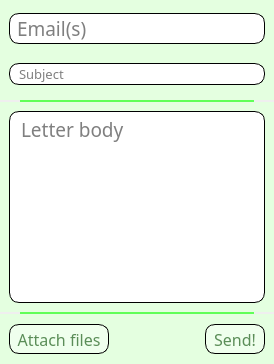
            <widget class="QWidget" name="LTP_New">
             <layout class="QVBoxLayout" name="verticalLayout">
              <property name="spacing">
               <number>0</number>
              </property>
              <property name="leftMargin">
               <number>0</number>
              </property>
              <property name="topMargin">
               <number>0</number>
              </property>
              <property name="rightMargin">
               <number>0</number>
              </property>
              <property name="bottomMargin">
               <number>0</number>
              </property>
              <item>
               <widget class="QWidget" name="MainLetterWidget" native="true">
                <layout class="QVBoxLayout" name="verticalLayout_2">
                 <property name="spacing">
                  <number>0</number>
                 </property>
                 <property name="leftMargin">
                  <number>0</number>
                 </property>
                 <property name="topMargin">
                  <number>0</number>
                 </property>
                 <property name="rightMargin">
                  <number>0</number>
                 </property>
                 <property name="bottomMargin">
                  <number>0</number>
                 </property>
                 <item>
                  <widget class="QWidget" name="LetterInfoWidget" native="true">
                   <property name="sizePolicy">
                    <sizepolicy hsizetype="Expanding" vsizetype="Expanding">
                     <horstretch>0</horstretch>
                     <verstretch>0</verstretch>
                    </sizepolicy>
                   </property>
                   <property name="minimumSize">
                    <size>
                     <width>0</width>
                     <height>100</height>
                    </size>
                   </property>
                   <property name="maximumSize">
                    <size>
                     <width>16777215</width>
                     <height>100</height>
                    </size>
                   </property>
                   <property name="font">
                    <font>
                     <family>Titillium Web</family>
                     <pointsize>14</pointsize>
                    </font>
                   </property>
                   <property name="styleSheet">
                    <string notr="true">background-color: rgb(228, 255, 224);</string>
                   </property>
                   <layout class="QVBoxLayout" name="verticalLayout_3">
                    <property name="leftMargin">
                     <number>9</number>
                    </property>
                    <property name="topMargin">
                     <number>0</number>
                    </property>
                    <property name="rightMargin">
                     <number>9</number>
                    </property>
                    <property name="bottomMargin">
                     <number>0</number>
                    </property>
                    <item>
                     <widget class="QLineEdit" name="EmailLine">
                      <property name="font">
                       <font>
                        <family>Titillium Web</family>
                        <pointsize>14</pointsize>
                       </font>
                      </property>
                      <property name="styleSheet">
                       <string notr="true">QLineEdit
{
    border: 1px solid black;
    border-radius: 10px;
    background: white;
	color: black;
	padding: 0px 5px;
}</string>
                      </property>
                      <property name="placeholderText">
                       <string>Email(s)</string>
                      </property>
                     </widget>
                    </item>
                    <item>
                     <widget class="QLineEdit" name="SubjectLine">
                      <property name="font">
                       <font>
                        <family>Titillium Web</family>
                        <pointsize>10</pointsize>
                       </font>
                      </property>
                      <property name="styleSheet">
                       <string notr="true">QLineEdit
{
    border: 1px solid black;
    border-radius: 10px;
    background: white;
	color: black;
	padding: 0px 7px;
}</string>
                      </property>
                      <property name="placeholderText">
                       <string>Subject</string>
                      </property>
                     </widget>
                    </item>
                   </layout>
                  </widget>
                 </item>
                 <item>
                  <widget class="QWidget" name="Div_2" native="true">
                   <property name="sizePolicy">
                    <sizepolicy hsizetype="Expanding" vsizetype="Fixed">
                     <horstretch>0</horstretch>
                     <verstretch>0</verstretch>
                    </sizepolicy>
                   </property>
                   <property name="minimumSize">
                    <size>
                     <width>0</width>
                     <height>2</height>
                    </size>
                   </property>
                   <property name="maximumSize">
                    <size>
                     <width>16777215</width>
                     <height>2</height>
                    </size>
                   </property>
                   <property name="styleSheet">
                    <string notr="true">background-color: rgb(96, 255, 88);
margin-left: 20px;
margin-right: 20px;</string>
                   </property>
                  </widget>
                 </item>
                 <item>
                  <widget class="QWidget" name="LetterBodyWidget" native="true">
                   <property name="sizePolicy">
                    <sizepolicy hsizetype="Expanding" vsizetype="Expanding">
                     <horstretch>0</horstretch>
                     <verstretch>0</verstretch>
                    </sizepolicy>
                   </property>
                   <property name="styleSheet">
                    <string notr="true">background-color: rgb(228, 255, 224);
</string>
                   </property>
                   <layout class="QGridLayout" name="gridLayout_3">
                    <property name="leftMargin">
                     <number>9</number>
                    </property>
                    <property name="rightMargin">
                     <number>9</number>
                    </property>
                    <item row="1" column="0">
                     <widget class="QTextEdit" name="LetterBodyText">
                      <property name="font">
                       <font>
                        <family>Titillium Web</family>
                        <pointsize>14</pointsize>
                       </font>
                      </property>
                      <property name="styleSheet">
                       <string notr="true">    border: 1px solid black;
    border-radius: 10px;
    background: white;
	color: black;
	padding: 0px 7px;</string>
                      </property>
                      <property name="placeholderText">
                       <string>Letter body</string>
                      </property>
                     </widget>
                    </item>
                   </layout>
                  </widget>
                 </item>
                 <item>
                  <widget class="QWidget" name="Div_3" native="true">
                   <property name="sizePolicy">
                    <sizepolicy hsizetype="Expanding" vsizetype="Fixed">
                     <horstretch>0</horstretch>
                     <verstretch>0</verstretch>
                    </sizepolicy>
                   </property>
                   <property name="minimumSize">
                    <size>
                     <width>0</width>
                     <height>2</height>
                    </size>
                   </property>
                   <property name="maximumSize">
                    <size>
                     <width>16777215</width>
                     <height>2</height>
                    </size>
                   </property>
                   <property name="styleSheet">
                    <string notr="true">background-color: rgb(96, 255, 88);
margin-left: 20px;
margin-right: 20px;</string>
                   </property>
                  </widget>
                 </item>
                 <item>
                  <widget class="QWidget" name="N_LetterManipulationWidget" native="true">
                   <property name="sizePolicy">
                    <sizepolicy hsizetype="Expanding" vsizetype="Fixed">
                     <horstretch>0</horstretch>
                     <verstretch>0</verstretch>
                    </sizepolicy>
                   </property>
                   <property name="minimumSize">
                    <size>
                     <width>0</width>
                     <height>50</height>
                    </size>
                   </property>
                   <property name="styleSheet">
                    <string notr="true">background-color: rgb(228, 255, 224);</string>
                   </property>
                   <layout class="QHBoxLayout" name="horizontalLayout_3">
                    <property name="leftMargin">
                     <number>9</number>
                    </property>
                    <property name="rightMargin">
                     <number>9</number>
                    </property>
                    <item>
                     <widget class="QPushButton" name="N_AttachFileButton">
                      <property name="sizePolicy">
                       <sizepolicy hsizetype="Fixed" vsizetype="Fixed">
                        <horstretch>0</horstretch>
                        <verstretch>0</verstretch>
                       </sizepolicy>
                      </property>
                      <property name="minimumSize">
                       <size>
                        <width>100</width>
                        <height>30</height>
                       </size>
                      </property>
                      <property name="font">
                       <font>
                        <family>Titillium Web</family>
                        <pointsize>12</pointsize>
                       </font>
                      </property>
                      <property name="styleSheet">
                       <string notr="true">QPushButton
{
	background-color: rgb(239, 255, 237);
	color: rgb(91, 141, 88);
	border: 1px solid black;
	border-radius: 10px
}

QPushButton:hover
{
	background-color: rgb(191, 255, 188);
	color: rgb(91, 141, 88);
	border: 1px solid black;
	border-radius: 10px
}

QPushButton:pressed
{
	background-color: rgb(128, 255, 114);
	color: rgb(91, 141, 88);
	border: 1px solid black;
	border-radius: 10px
}</string>
                      </property>
                      <property name="text">
                       <string>Attach files</string>
                      </property>
                     </widget>
                    </item>
                    <item>
                     <widget class="QLabel" name="N_FileNameLabel">
                      <property name="sizePolicy">
                       <sizepolicy hsizetype="Expanding" vsizetype="Expanding">
                        <horstretch>0</horstretch>
                        <verstretch>0</verstretch>
                       </sizepolicy>
                      </property>
                      <property name="font">
                       <font>
                        <family>Titillium Web</family>
                        <pointsize>9</pointsize>
                       </font>
                      </property>
                      <property name="styleSheet">
                       <string notr="true">color: rgb(0, 0, 0);</string>
                      </property>
                      <property name="text">
                       <string/>
                      </property>
                      <property name="wordWrap">
                       <bool>true</bool>
                      </property>
                     </widget>
                    </item>
                    <item alignment="Qt::AlignmentFlag::AlignRight">
                     <widget class="QPushButton" name="SendButton">
                      <property name="sizePolicy">
                       <sizepolicy hsizetype="Fixed" vsizetype="Fixed">
                        <horstretch>0</horstretch>
                        <verstretch>0</verstretch>
                       </sizepolicy>
                      </property>
                      <property name="minimumSize">
                       <size>
                        <width>60</width>
                        <height>30</height>
                       </size>
                      </property>
                      <property name="font">
                       <font>
                        <family>Titillium Web</family>
                        <pointsize>12</pointsize>
                       </font>
                      </property>
                      <property name="styleSheet">
                       <string notr="true">QPushButton
{
	background-color: rgb(239, 255, 237);
	color: rgb(91, 141, 88);
	border: 1px solid black;
	border-radius: 10px
}

QPushButton:hover
{
	background-color: rgb(191, 255, 188);
	color: rgb(91, 141, 88);
	border: 1px solid black;
	border-radius: 10px
}

QPushButton:pressed
{
	background-color: rgb(128, 255, 114);
	color: rgb(91, 141, 88);
	border: 1px solid black;
	border-radius: 10px
}</string>
                      </property>
                      <property name="text">
                       <string>Send!</string>
                      </property>
                     </widget>
                    </item>
                   </layout>
                  </widget>
                 </item>
                </layout>
               </widget>
              </item>
             </layout>
            </widget>
